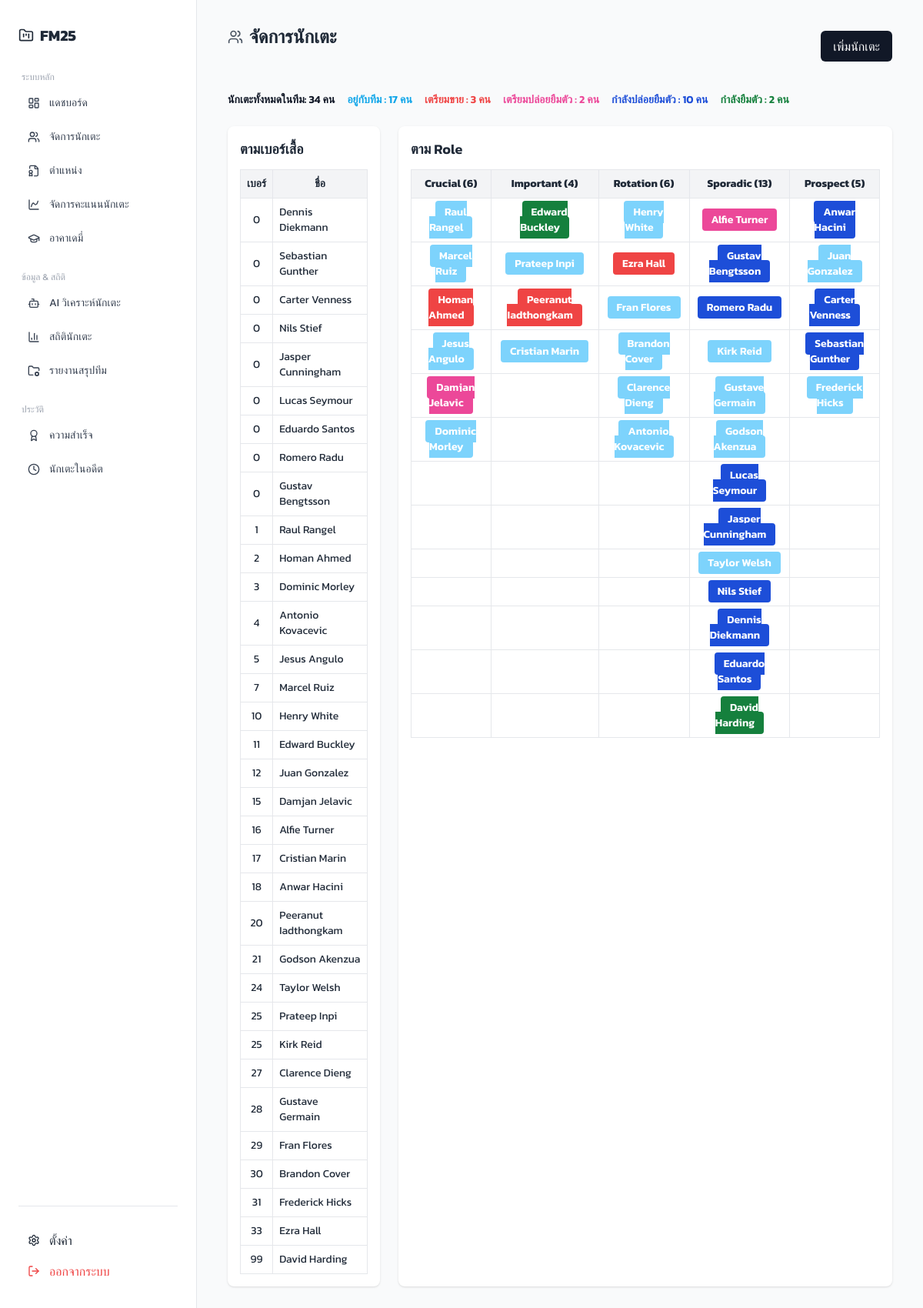
Screenshot of /pages/manage_players.php (signed in) with the database file from the repository.
### tables this page shows
CREATE TABLE `players` (
  `player_id` int(11) NOT NULL,
  `user_id` int(11) NOT NULL,
  `name` varchar(100) NOT NULL,
  `role` enum('crucial','important','rotation','sporadic','prospect') DEFAULT NULL,
  `position` enum('st','cf','lw','rw','lm','rm','cam','cm','cdm','cb','lb','rb','gk') DEFAULT NULL,
  `jersey_number` int(11) DEFAULT NULL,
  `status` enum('no','sell','for_loan','on_loan','in_loan') DEFAULT 'no',
  `injured` int(11) NOT NULL DEFAULT 0,
  `injured_count` int(11) DEFAULT 0,
  `performance_score` int(11) NOT NULL DEFAULT 0,
  `score_change` enum('increase','decrease','neutral') DEFAULT 'neutral',
  `change_count` int(11) DEFAULT 0
);

### pages/manage_players.php (the view, shortened to what this page needs)
<?php
include "../includes/db_config.php";
$userId = $_SESSION['user_id'];
$status_counts = [
    'sell' => 0,
    'for_loan' => 0,
    'on_loan' => 0,
    'in_loan' => 0,
    'no' => 0
];
if ($conn instanceof PDO) {
    $statusQuery = $conn->prepare("SELECT status, COUNT(*) as count FROM Players WHERE user_id = :user_id GROUP BY status");
    $statusQuery->execute([':user_id' => $userId]);
    $statusResults = $statusQuery->fetchAll(PDO::FETCH_ASSOC);
    foreach ($statusResults as $row) {
        if (isset($status_counts[$row['status']])) {
            $status_counts[$row['status']] = $row['count'];
        }
    }
}
$totalPlayers = 0;
if ($conn instanceof PDO) {
    $queryTotal = $conn->prepare("SELECT COUNT(*) as total FROM Players WHERE user_id = :user_id");
    $queryTotal->execute([':user_id' => $userId]);
    $totalPlayers = $queryTotal->fetch(PDO::FETCH_ASSOC)['total'];
} else {
    $queryTotal = mysqli_prepare($conn, "SELECT COUNT(*) as total FROM Players WHERE user_id = ?");
    mysqli_stmt_bind_param($queryTotal, "i", $userId);
    mysqli_stmt_execute($queryTotal);
    $rowTotal = mysqli_stmt_get_result($queryTotal);
    $totalPlayers = mysqli_fetch_assoc($rowTotal)['total'];
}
$role_counts = [];
$roles = ['crucial', 'important', 'rotation', 'sporadic', 'prospect'];
if ($conn instanceof PDO) {
    foreach ($roles as $role) {
        $query = $conn->prepare("SELECT COUNT(*) as count FROM Players WHERE role = :role AND user_id = :user_id");
        $query->execute([':role' => $role, ':user_id' => $userId]);
        $role_result = $query->fetch(PDO::FETCH_ASSOC);
        $role_counts[$role] = $role_result['count'];
    }
}
if ($conn instanceof PDO) {
    $queryByJersey = $conn->prepare("SELECT * FROM Players WHERE user_id = :user_id ORDER BY jersey_number ASC");
    $queryByJersey->execute([':user_id' => $userId]);
    $resultByJersey = $queryByJersey->fetchAll(PDO::FETCH_ASSOC);
    $resultByRole = [];
    foreach ($roles as $role) {
        $query = $conn->prepare("SELECT * FROM Players WHERE role = :role AND user_id = :user_id ORDER BY player_id ASC");
        $query->execute([':role' => $role, ':user_id' => $userId]);
        $resultByRole[$role] = $query->fetchAll(PDO::FETCH_ASSOC);
    }
}
$maxRows = max(array_map('count', $resultByRole));
?>
<!DOCTYPE html>
<html lang="th">
<head>
    <script src="https://cdn.tailwindcss.com"></script>
</head>
<body class="bg-gray-50 text-gray-800">
    <div class="flex h-screen overflow-hidden">
        <?php include '../includes/navbar.php'; ?>
        <main class="flex-1 px-10 py-8 overflow-y-auto">
            <div class="flex justify-between items-center mb-8">
                <h1 class="text-2xl font-semibold flex items-center gap-2 mb-6">
                    <i data-lucide="users" class="w-5 h-5 text-gray-600"></i>
                    จัดการนักเตะ
                </h1>
                <a href="add_player.php"
                    class="bg-gray-900 text-white px-4 py-2 rounded-md hover:bg-gray-700 transition">เพิ่มนักเตะ</a>
            </div>
            <div class="text-sm text-gray-900 mb-6 flex flex-wrap gap-x-4 gap-y-2 font-semibold">
                <span class="text-gray-900">นักเตะทั้งหมดในทีม: <?php echo $totalPlayers; ?> คน</span>
                <span class="text-sky-500">อยู่กับทีม : <?php echo $status_counts['no'] ?? 0; ?> คน</span>
                <span class="text-red-500">เตรียมขาย : <?php echo $status_counts['sell'] ?? 0; ?> คน</span>
                <span class="text-pink-500">เตรียมปล่อยยืมตัว : <?php echo $status_counts['for_loan'] ?? 0; ?> คน</span>
                <span class="text-blue-700">กำลังปล่อยยืมตัว : <?php echo $status_counts['on_loan'] ?? 0; ?> คน</span>
                <span class="text-green-700">กำลังยืมตัว : <?php echo $status_counts['in_loan'] ?? 0; ?> คน</span>
            </div>
            <div class="grid grid-cols-4 gap-6">
                <div class="bg-white p-4 rounded-lg shadow col-span-1">
                    <h2 class="text-lg font-semibold mb-3">ตามเบอร์เสื้อ</h2>
                    <table class="w-full border border-gray-300 text-sm">
                        <thead class="bg-gray-100">
                            <tr>
                                <th class="border p-2">เบอร์</th>
                                <th class="border p-2">ชื่อ</th>
                            </tr>
                        </thead>
                        <tbody>
                            <?php foreach ($resultByJersey as $row) { ?>
                                <tr>
                                    <td class="border p-2 text-center"><?php echo $row['jersey_number']; ?></td>
                                    <td class="border p-2"><?php echo $row['name']; ?></td>
                                </tr>
                            <?php } ?>
                        </tbody>
                    </table>
                </div>
                <div class="bg-white p-4 rounded-lg shadow col-span-3">
                    <h2 class="text-lg font-semibold mb-3">ตาม Role</h2>
                    <table class="w-full border border-gray-300 text-sm">
                        <thead class="bg-gray-100">
                            <tr>
                                <?php foreach ($roles as $role) { ?>
                                    <th class="border p-2 text-center">
                                        <?php echo ucfirst($role) . " (" . ($role_counts[$role] ?? 0) . ")"; ?>
                                    </th>
                                <?php } ?>
                            </tr>
                        </thead>
                        <tbody>
                            <?php for ($i = 0; $i < $maxRows; $i++) { ?>
                                <tr>
                                    <?php foreach ($roles as $role) { ?>
                                        <td class="border p-2 text-center">
                                            <?php
                                            if (isset($resultByRole[$role][$i])) {
                                                $player = $resultByRole[$role][$i];
                                                $statusClass = match ($player['status']) {
                                                    'sell'      => 'bg-red-500 hover:bg-red-600',
                                                    'for_loan'  => 'bg-pink-500 hover:bg-pink-600',
                                                    'on_loan'   => 'bg-blue-700 hover:bg-blue-800',
                                                    'in_loan'   => 'bg-green-700 hover:bg-green-800',
                                                    default     => 'bg-sky-300 hover:bg-blue-300',
                                                };
                                                echo '<a href="edit_player.php?id=' . $player['player_id'] . '" class="text-white font-semibold px-3 py-1 rounded ' . $statusClass . '">' . $player['name'] . '</a>';
                                            }
                                            ?>
                                        </td>
                                    <?php } ?>
                                </tr>
                            <?php } ?>
                        </tbody>
                    </table>
                </div>
            </div>
        </main>
    </div>
</body>
</html>

### pages/manage_players.php (style rules this page uses)
body { font-family: 'Kanit', sans-serif; }

### rows the page displays
players: jersey_number "0", name "Dennis Diekmann"
players: jersey_number "0", name "Sebastian Gunther"
players: jersey_number "0", name "Carter Venness"
players: jersey_number "0", name "Nils Stief"
players: jersey_number "0", name "Jasper Cunningham"
players: jersey_number "0", name "Lucas Seymour"
players: jersey_number "0", name "Eduardo Santos"
players: jersey_number "0", name "Romero Radu"
players: jersey_number "0", name "Gustav Bengtsson"
players: jersey_number "1", name "Raul Rangel"
players: jersey_number "2", name "Homan Ahmed"
players: jersey_number "3", name "Dominic Morley"
players: jersey_number "4", name "Antonio Kovacevic"
players: jersey_number "5", name "Jesus Angulo"
players: jersey_number "7", name "Marcel Ruiz"
players: jersey_number "10", name "Henry White"
players: jersey_number "11", name "Edward Buckley"
players: jersey_number "12", name "Juan Gonzalez"
players: jersey_number "15", name "Damjan Jelavic"
players: jersey_number "16", name "Alfie Turner"
players: jersey_number "17", name "Cristian Marin"
players: jersey_number "18", name "Anwar Hacini"
players: jersey_number "20", name "Peeranut Iadthongkam"
players: jersey_number "21", name "Godson Akenzua"
players: jersey_number "24", name "Taylor Welsh"
players: jersey_number "25", name "Prateep Inpi"
players: jersey_number "25", name "Kirk Reid"
players: jersey_number "27", name "Clarence Dieng"
players: jersey_number "28", name "Gustave Germain"
players: jersey_number "29", name "Fran Flores"
players: jersey_number "30", name "Brandon Cover"
players: jersey_number "31", name "Frederick Hicks"
players: jersey_number "33", name "Ezra Hall"
players: jersey_number "99", name "David Harding"

### other values shown
$totalPlayers "34"
$status_counts['no'] "17"
$status_counts['sell'] "3"
$status_counts['for_loan'] "2"
$status_counts['on_loan'] "10"
$status_counts['in_loan'] "2"
$role "Crucial"
$role_counts[$role] "6"
$role "Important"
$role_counts[$role] "4"
$role "Rotation"
$role "Sporadic"
$role_counts[$role] "13"
$role "Prospect"
$role_counts[$role] "5"
